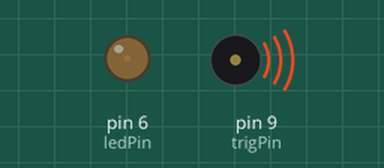
This sketch was run on a simulated Arduino Uno, built for the host (arithmetic inside an expression is 32-bit, double 64-bit). Shown: output pins drawn as LEDs (lit = HIGH), buzzer (waves = sounding).

Above: at 0.05 s.
At 0.7 s:
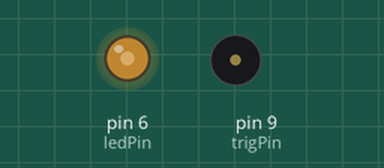
At 1.4 s:
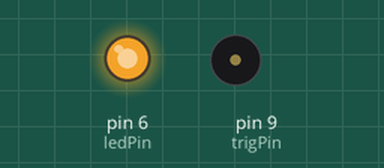
At 2.75 s:
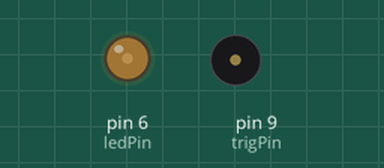
Timing chart, 0 to 7.0 s (numbered marks = the images above):
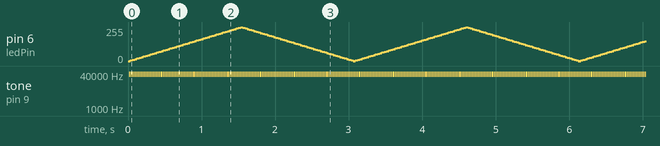

Measured:
- by itself, tone on pin 9 (trigPin): alternates 40000 Hz for 0.01 s and silent for 0.01 s

The sketch:

sketch_oct30a.ino
```cpp
#include <avr/io.h>
#include <avr/interrupt.h>
int trigPin = 9;
int extraTime;
volatile bool state = false;
int ledPin = 6;
int fadeAmount = 5;
int brightness = 0;

void setup() {
  // put your setup code here, to run once:
  // DDRB = 0x01;//Set LED as O/P
  pinMode(trigPin, OUTPUT);
  pinMode(ledPin, OUTPUT);
  digitalWrite(trigPin, LOW);

  TCCR0A = (1 << WGM01);// Make it to CTC- clear on compare
  OCR0A = 156;//Comparing number - that we want
  TIMSK0 = (1 << OCIE0A);//Sets the interrupt

  sei();//Set External interrupt

  TCCR0B = (1 << CS02)| (1<< CS00);//Prescaler to 1024
}

ISR(TIMER0_COMPA_vect)//Interrupt Service routine - Called when interrupt Occurs
{
  if (state){
    tone(trigPin, 40000);
  }else{
    noTone(trigPin);
  }
  state = !state;
}

void loop() {
  // put your main code here, to run repeatedly:
  analogWrite(ledPin, brightness);
  brightness = brightness + fadeAmount;
  if (brightness <= 0 || brightness >= 255) {
    fadeAmount = -fadeAmount;
  }
  // wait for 30 milliseconds to see the dimming effect
  delay(30);
}
```
